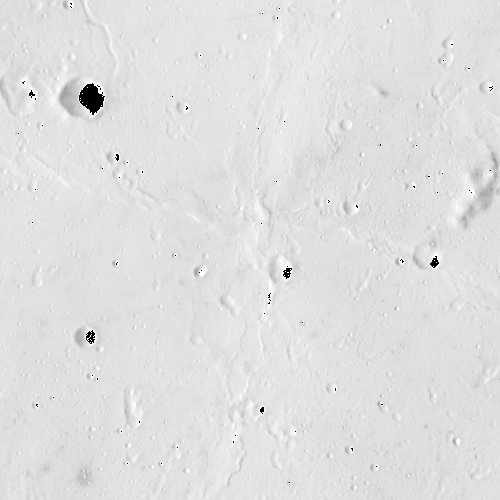
#> input picture images/lunar_image_1.tiff, 500 x 500 px; its folder holds only this picture in this run
$ python process_image.py
#> lines starting #> are read from the running program, lines starting #| are printed output that depends on the picture
### load_image.py
"""
Samara Holmes
Spring 2025

Program to load tiff file for Lunar dataset, and show the random crop image in a plot
"""
from PIL import Image
import matplotlib.pyplot as plt
from skimage import io, filters
import numpy as np
import random

# [36 lines left out: functions load_tiff, show_img, not called in this run]

def save_img(img, output_path):
    """
    Save image to a file
    """
    image_to_save = (img * 255).astype(np.uint8)  # Scale to 8-bit values
    Image.fromarray(image_to_save).save(output_path)
    print("Image saved")

# [12 lines left out: function get_image_crop, not called in this run]


# [28 lines that do not run on import are left out]
    # --------------------------------------------

### process_image.py
"""
Samara Holmes
Spring 2025

Program to process the image using OpenCV functions
"""
import os
from PIL import Image
import matplotlib.pyplot as plt
import numpy as np
from load_image import save_img

def sobel(img, sobel_type):
    """
    Custom function for applying a sobel filter to an image
    """
    # Convert the image to a NumPy array
    img = np.array(img)
    kernel = None
    match sobel_type:
        case "X":
            kernel = np.array([[-1, 0, 1],
                                [-2, 0, 2],
                                [-1, 0, 1]])
        case "Y":
            kernel = np.array([[-1, -2, -1],
                                [ 0,  0,  0],
                                [ 1,  2,  1]])

    # Get the dimensions of the image
    height, width = img.shape

    # Create a dst image with the same size as the input image
    dst = np.zeros((height, width))

    # Apply the kernel (ignoring the border pixels)
    for i in range(1, height - 1):
        for j in range(1, width - 1):
            # Extract a 3x3 region
            region = img[i-1:i+2, j-1:j+2]

            # Compute the convolution of the region with the Sobel kernel
            dst[i, j] = np.sum(region * kernel)

    # Normalize the output to the range [0, 255]
    dst = np.clip(dst, 0, 255).astype(np.uint8)

    return dst


def threshold_img(img, threshold):
    """
    Apply a binary threshold to the image
    """
    binary_img = (img > threshold).astype(np.uint8) * 255  # Pixels > threshold set to 255, others to 0

    return binary_img

def plot_img(img, imgID):
    plt.figure(figsize=(6, 6))
    plt.imshow(img, cmap='gray')
    plt.title(f"lunar_image_{imgID+1}")
    plt.axis('off')
    plt.show()

def process_img(img, imgID):
    img = sobel(img, "Y")
    img = sobel(img, "X")
    img = threshold_img(img, 128)
    plot_img(img, imgID)
    return img

def load_images_from_directory(directory):
    """
    Function to load all images from a given directory.
    """
#> called with directory = 'images/'
    images = []
    for filename in os.listdir(directory):
        if filename.endswith((".tif", ".tiff", ".png", ".jpg", ".jpeg")):  # Check for valid image files
            file_path = os.path.join(directory, filename)
            img = Image.open(file_path)
#> img is the input picture: PIL image 500x500 L; min 0, max 255, mean 223.6
            images.append(img)
    return images

if __name__ == "__main__":
    # Specify the directory
    image_directory = "images/"

    # Load images
    images = load_images_from_directory(image_directory)
#> images = 1 item

    # Print the number of images loaded
    print(f"Loaded {len(images)} unprocessed images.")
#| Loaded 1 unprocessed images.

    for i in range(len(images)):
        img = process_img(images[i], i)
        save_img(img, f"binary_images/lunar_image_{i+1}.tiff")
#> this loop made 1 pass
#| Image saved
#> pass 1, in process_img, `img = sobel(img, "Y")`:
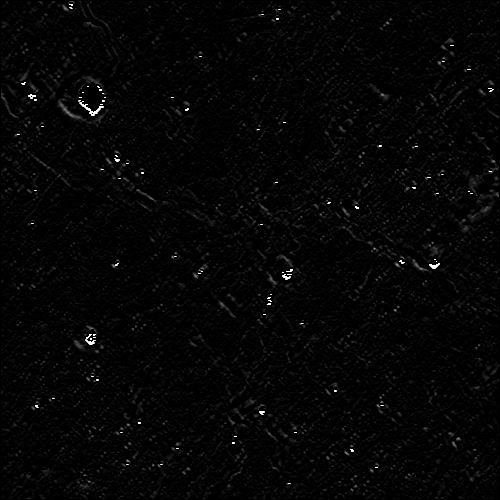
#> img: shape (500, 500); min 0, max 255, mean 5
#> pass 1, in process_img, `img = sobel(img, "X")`:
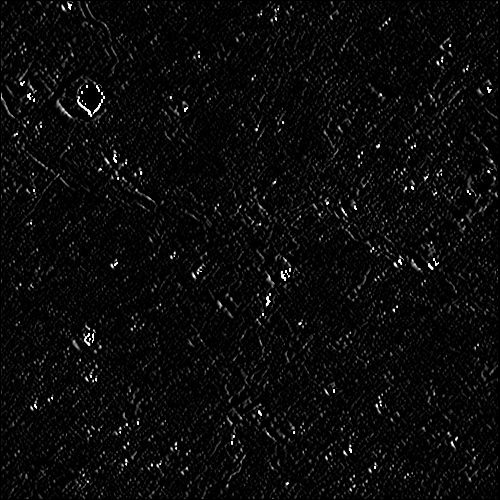
#> img: shape (500, 500); min 0, max 255, mean 10.3
#> pass 1, in threshold_img, `binary_img = (img > threshold).astype(np.uint8) * 255`:
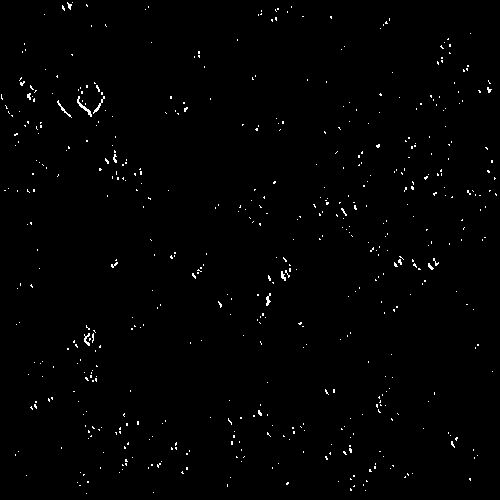
#> binary_img: shape (500, 500); 0.88% white in thin lines or dots

$ run again, on images/lunar_image_13.tiff
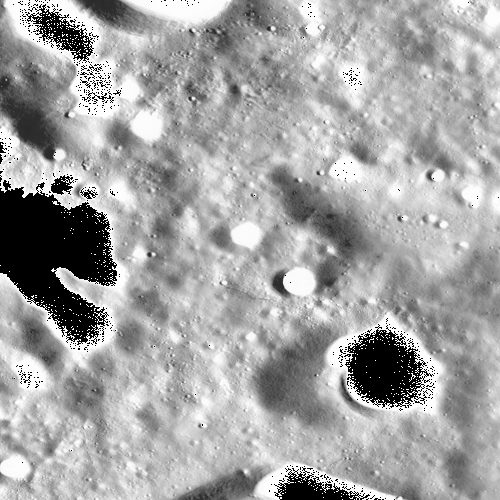
#> input picture images/lunar_image_13.tiff, 500 x 500 px
#> in load_images_from_directory, img is the input picture: PIL image 500x500 L; min 0, max 255, mean 163.9
#> images = 1 item
#| Loaded 1 unprocessed images.
#> the loop `for i in range(len(images)):` made 1 pass
#> (printed output is left out)
#> pass 1, in process_img, `img = sobel(img, "Y")`:
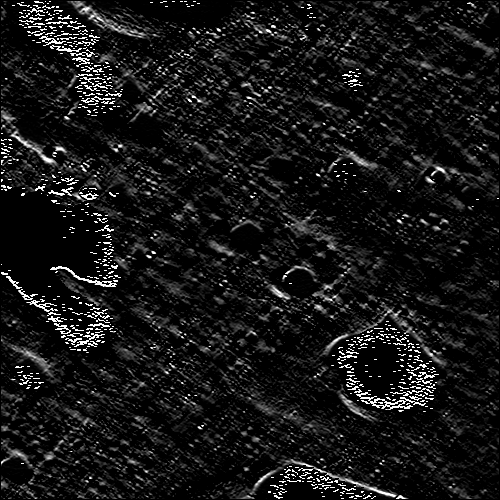
#> img: shape (500, 500); min 0, max 255, mean 22.5
#> pass 1, in threshold_img, `binary_img = (img > threshold).astype(np.uint8) * 255`:
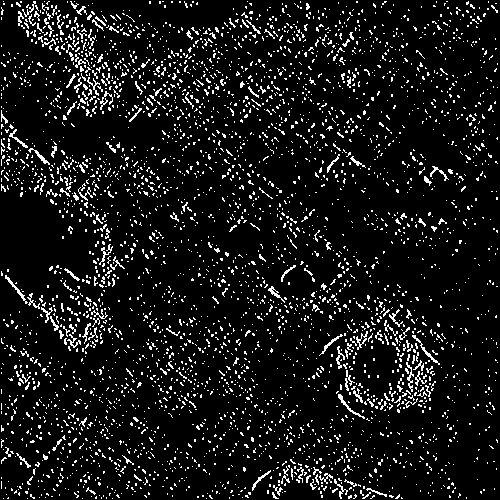
#> binary_img: shape (500, 500); 8.7% white in thin lines or dots

$ run again, on images/lunar_image_14.tiff
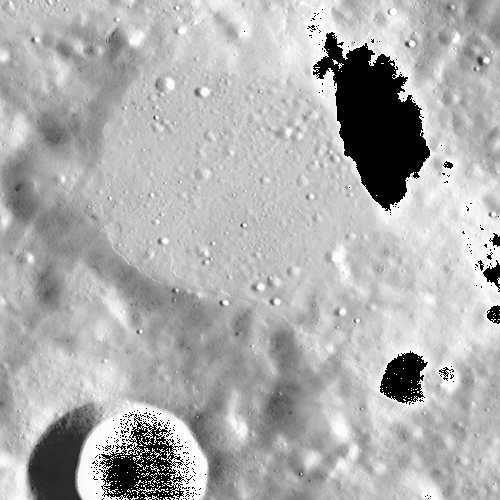
#> input picture images/lunar_image_14.tiff, 500 x 500 px
#> in load_images_from_directory, img is the input picture: PIL image 500x500 L; min 0, max 255, mean 174.6
#> images = 1 item
#| Loaded 1 unprocessed images.
#> the loop `for i in range(len(images)):` made 1 pass
#> (printed output is left out)
#> pass 1, in process_img, `img = sobel(img, "Y")`:
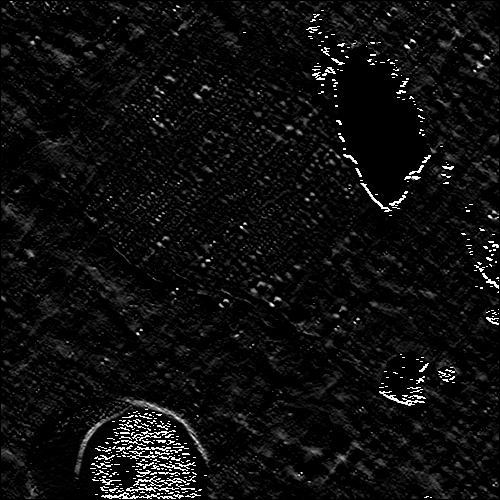
#> img: shape (500, 500); min 0, max 255, mean 14
#> pass 1, in threshold_img, `binary_img = (img > threshold).astype(np.uint8) * 255`:
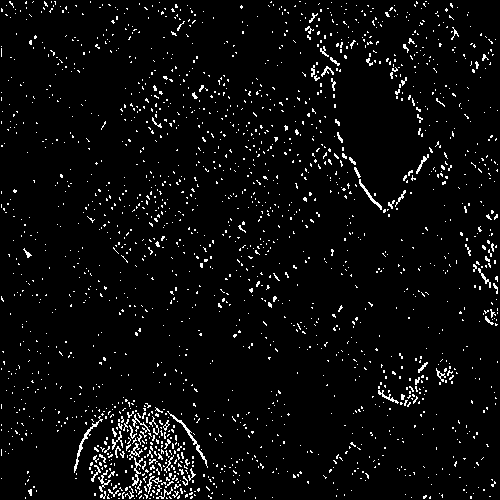
#> binary_img: shape (500, 500); 4.1% white in thin lines or dots

$ run again, on images/lunar_image_15.tiff
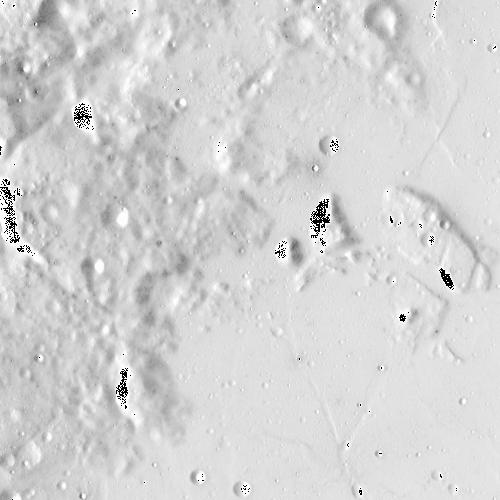
#> input picture images/lunar_image_15.tiff, 500 x 500 px
#> in load_images_from_directory, img is the input picture: PIL image 500x500 L; min 0, max 255, mean 211.1
#> images = 1 item
#| Loaded 1 unprocessed images.
#> the loop `for i in range(len(images)):` made 1 pass
#> (printed output is left out)
#> pass 1, in process_img, `img = sobel(img, "Y")`:
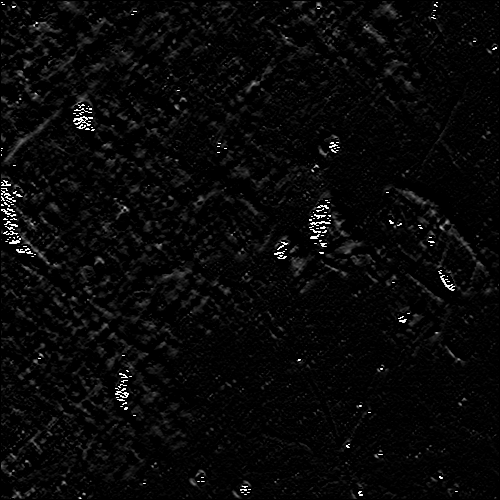
#> img: shape (500, 500); min 0, max 255, mean 8.6
#> pass 1, in threshold_img, `binary_img = (img > threshold).astype(np.uint8) * 255`:
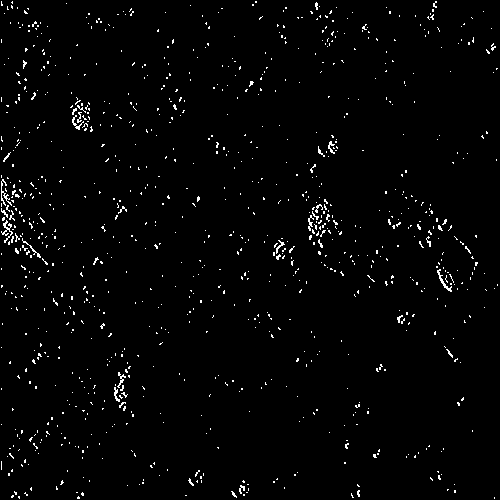
#> binary_img: shape (500, 500); 1.9% white in thin lines or dots

$ run again, on images/lunar_image_10.tiff
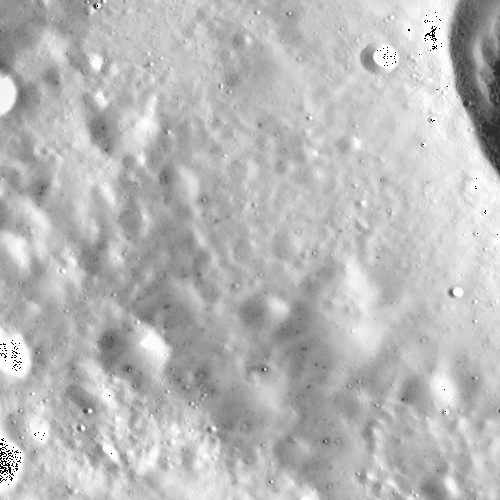
#> input picture images/lunar_image_10.tiff, 500 x 500 px
#> in load_images_from_directory, img is the input picture: PIL image 500x500 L; min 0, max 255, mean 185.1
#> images = 1 item
#| Loaded 1 unprocessed images.
#> the loop `for i in range(len(images)):` made 1 pass
#> (printed output is left out)
#> pass 1, in process_img, `img = sobel(img, "Y")`:
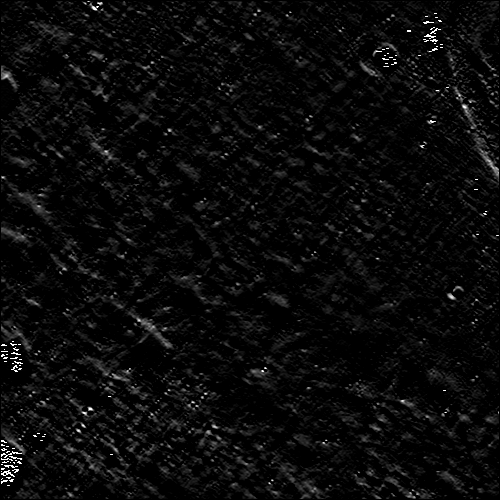
#> img: shape (500, 500); min 0, max 255, mean 10.4
#> pass 1, in threshold_img, `binary_img = (img > threshold).astype(np.uint8) * 255`:
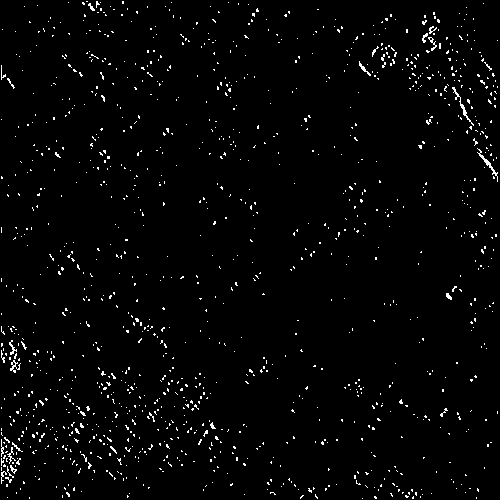
#> binary_img: shape (500, 500); 2.1% white in thin lines or dots
